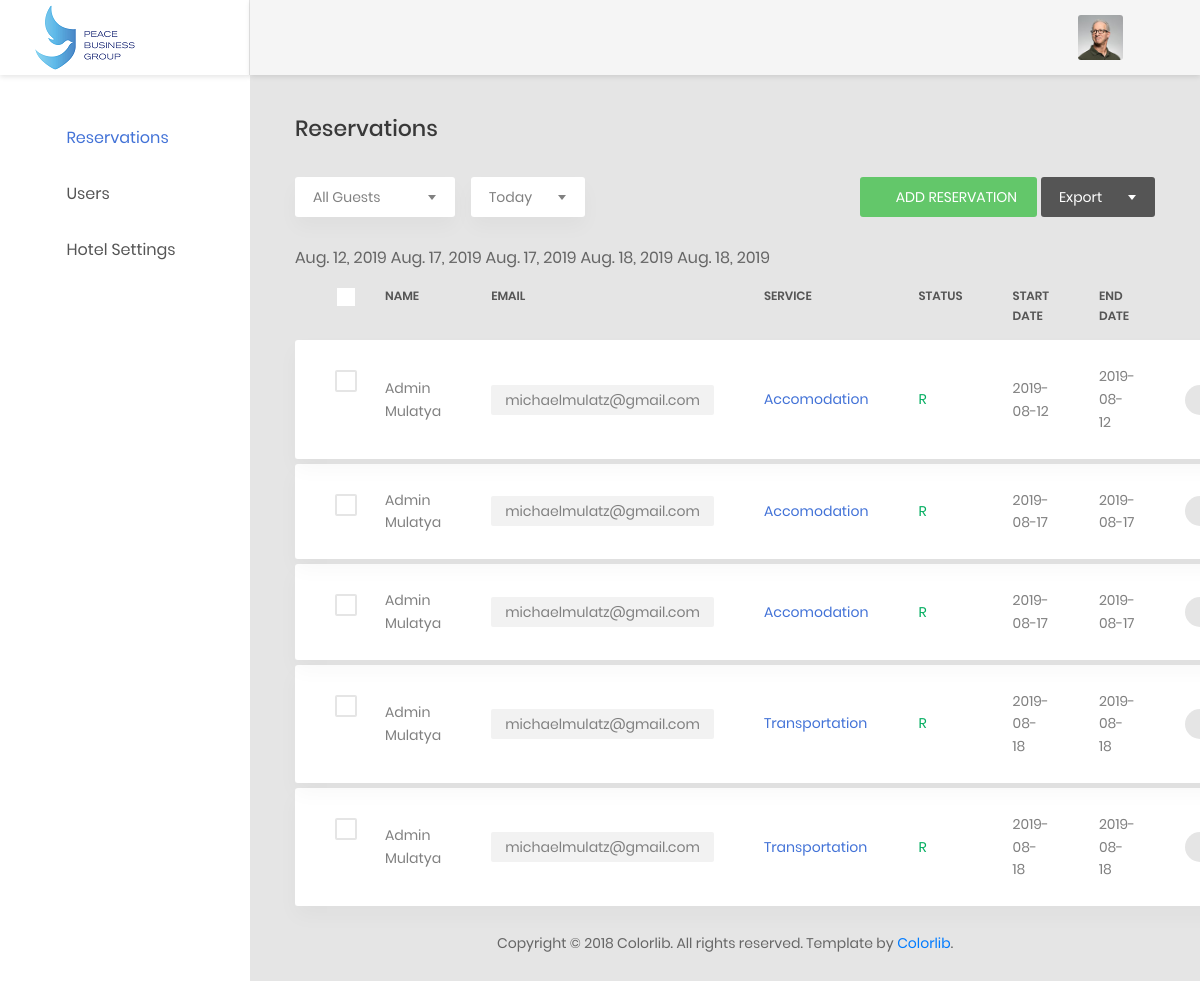
Page /reservations/admin/users/ on the committed database.
### reservations/models.py (models this page shows, shortened)
class Reservation(models.Model):
	status_options=[('R','Requested'),('A','Accepted'),('D','Denied')]
	status = models.CharField(choices=status_options,max_length=1)
	start_date = models.DateField()
	end_date = models.DateField()
	comments = models.TextField()
	class Meta:
		abstract = True

class AccomodationReservation(Reservation):
	made_by = models.ForeignKey(Pbguser,related_name='room_made_by',on_delete=models.PROTECT)
	guest_id = models.ForeignKey(Pbguser,related_name='room_guest_id',on_delete=models.PROTECT)
	def gettype(self):
		return "accomodation"

class Pbguser(models.Model):
	user = models.OneToOneField(
		User,
		default=None,
		null=True,
		on_delete=models.CASCADE)
	gender_choices = [('M','Male'),('F','Female')]
	gender = models.CharField(
		choices=gender_choices,
		max_length=1,
		default=None,
		null=True
		)
	phone_number = models.CharField(max_length=50)

class TransportReservation(Reservation):
	made_by = models.ForeignKey(Pbguser,related_name='transport_made_by',on_delete=models.PROTECT)
	guest_id = models.ForeignKey(Pbguser,related_name='transport_guest_id',on_delete=models.PROTECT)
	car_options = [('A','Armored'),('N','Normal')]
	car_type = models.CharField(choices=car_options,max_length=1,default='N')
	districts = ['']
	district = models.CharField(max_length=100,default='')
	location = models.CharField(max_length=200)
	purpose_of_visit = models.CharField(max_length=200)
	def gettype(self):
		return "transportation"

### reservations/views.py (the view)
# urls.py: re_path(r'^admin/(?P<category>[\w]*)/',views.admindashboard,name='admindashboard'),
def admindashboard(request,category):
	accomodation = AccomodationReservation.objects.all()
	transportation = TransportReservation.objects.all()
	security = SecurityReservation.objects.all()
	conference = ConferenceReservation.objects.all()
	if(category=='accomodation'):
		reservations = accomodation
	elif(category=='transportation'):
		reservations = transportation
	elif(category=='security'):
		reservations = security
	elif(category=='conference'):
		reservations = conference
	else:
		reservations = chain(accomodation,transportation)
		reservations = chain(reservations,security)
		reservations = chain(reservations,conference)
	return render(request,'reservations/admin/dashboard.html',{'reservations':reservations})

### reservations/templates/reservations/admin/dashboard.html (shortened to what this page needs)
{% load static %}
<!DOCTYPE html>
<html lang="en">
<head>
    <link href="{% static 'reservations/css/font-face.css' %}" rel="stylesheet" media="all">
    <link href="{% static 'reservations/vendor/font-awesome-4.7/css/font-awesome.min.css' %}" rel="stylesheet" media="all">
    <link href="{% static 'reservations/vendor/font-awesome-5/css/fontawesome-all.min.css' %}" rel="stylesheet" media="all">
    <link href="{% static 'reservations/vendor/mdi-font/css/material-design-iconic-font.min.css' %}" rel="stylesheet" media="all">
    <link href="{% static 'reservations/vendor/bootstrap/bootstrap.min.css' %}" rel="stylesheet" media="all">
    <link href="{% static 'reservations/vendor/animsition/animsition.min.css' %}" rel="stylesheet" media="all">
    <link href="{% static 'reservations/vendor/bootstrap-progressbar/bootstrap-progressbar-3.3.4.min.css' %}" rel="stylesheet" media="all">
    <link href="{% static 'reservations/vendor/wow/animate.css' %}" rel="stylesheet" media="all">
    <link href="{% static 'reservations/vendor/css-hamburgers/hamburgers.min.css' %}" rel="stylesheet" media="all">
    <link href="{% static 'reservations/vendor/slick/slick.css' %}" rel="stylesheet" media="all">
    <link href="{% static 'reservations/vendor/select2/select2.min.css' %}" rel="stylesheet" media="all">
    <link href="{% static 'reservations/vendor/perfect-scrollbar/perfect-scrollbar.css' %}" rel="stylesheet" media="all">
    <link href="{% static 'reservations/css/theme.css' %}" rel="stylesheet" media="all">
    <link href="{% static 'reservations/css/updates.css' %}" rel="stylesheet" media="all">
</head>
<body class="animsition">
    <div class="page-wrapper">
        <aside class="menu-sidebar d-none d-lg-block">
            <div class="logo">
                <a href="{% url 'reservations:index' %}">
                    <img src="{% static 'reservations/images/pbglogo.mini.png' %}" alt="PBG Admin" />
                </a>
            </div>
            <div class="menu-sidebar__content js-scrollbar1">
                <nav class="navbar-sidebar">
                    <ul class="list-unstyled navbar__list">
                        <li class="active has-sub">
                            <a class="js-arrow" href="#">
                                <i class="fas fa-tachometer-alt"></i>Reservations</a>
                        </li>
                        <li>
                            <a href="{% url 'reservations:users' %}">
                                <i class="fas fa-chart-bar"></i>Users</a>
                        </li>
                        <li>
                            <a href="chart.html">
                                <i class="fas fa-chart-bar"></i>Hotel Settings</a>
                        </li>
                    </ul>
                </nav>
            </div>
        </aside>
        <div class="page-container">
            <header class="header-desktop">
                <div class="section__content section__content--p30">
                    <div class="container-fluid">
                        <div class="header-wrap">
                            <div class="header-button">
                                <div class="account-wrap">
                                    <div class="account-item clearfix js-item-menu">
                                        <div class="image">
                                            <img src="{% static 'reservations/images/icon/avatar-01.jpg' %}" alt="John Doe" />
                                        </div>
                                        <div class="content">
                                            <a class="js-acc-btn" href="#">{{ user.get_full_name }}</a>
                                        </div>
                                    </div>
                                </div>
                            </div>
                        </div>
                    </div>
                </div>
            </header>
            <div class="main-content">
                <div class="section__content section__content--p30">
                    <div class="container-fluid">
                        <div class="row">
                            <div class="col-md-12">
                                <h3 class="title-5 m-b-35">reservations</h3>
                                <div class="table-data__tool">
                                    <div class="table-data__tool-left">
                                        <div class="rs-select2--light rs-select2--md">
                                        </div>
                                        <div class="rs-select2--light rs-select2--sm">
                                        </div>
                                    </div>
                                    <div class="table-data__tool-right">
                                        <a href="{% url 'reservations:index' %}" class="au-btn au-btn-icon au-btn--green au-btn--small">
                                            <i class="zmdi zmdi-plus"></i>add reservation</a>
                                        <div class="rs-select2--dark rs-select2--sm rs-select2--dark2">
                                        </div>
                                    </div>
                                </div>
                                <div class="table-responsive table-responsive-data2">
                                    <table class="table table-data2">
                                        <thead>
                                            <tr>
                                                <th>
                                                    <label class="au-checkbox">
                                                        <span class="au-checkmark"></span>
                                                    </label>
                                                </th>
                                                <th>name</th>
                                                <th>email</th>
                                                <th>service</th>
                                                <th>status</th>
                                                <th>start date</th>
                                                <th>end date</th>
                                                <th></th>
                                            </tr>
                                        </thead>
                                        <tbody>
                                            {% for res in reservations %}
                                                <tr class="tr-shadow">
                                                    <td>
                                                        <label class="au-checkbox">
                                                            <span class="au-checkmark"></span>
                                                        </label>
                                                    </td>
                                                    <td>{{ res.guest_id.user.get_full_name }}</td>
                                                    <td>
                                                        <span class="block-email">{{ res.guest_id.user.email }}</span>
                                                    </td>
                                                    <td class="desc">{{ res.gettype|title }}</td>
                                                    <td>
                                                        <span class="status--process">{{ res.status }}</span>
                                                    </td>
                                                    <td>
                                                        {{ res.start_date|date:"Y-m-d" }}
                                                    </td>
                                                    <td>{{ res.end_date|date:"Y-m-d" }}</td>
                                                    <td>
                                                        <div class="table-data-feature">
                                                            <button class="item" data-toggle="tooltip" data-placement="top" title="Send">
                                                                <i class="zmdi zmdi-mail-send"></i>
                                                            </button>
                                                        </div>
                                                    </td>
                                                </tr>
                                                <tr class="spacer"></tr>
                                            {% endfor %}
                                            </tbody>
                                    </table>
                                </div>
                            </div>
                        </div>
                        <div class="row">
                            <div class="col-md-12">
                                <div class="copyright">
                                    <p>Copyright © 2018 Colorlib. All rights reserved. Template by <a href="https://colorlib.com">Colorlib</a>.</p>
                                </div>
                            </div>
                        </div>
                    </div>
                </div>
            </div>
        </div>
    </div>
</body>
</html>

### reservations/static/reservations/css/updates.css (style rules this page uses)
.header-button { position: absolute; right: 5%; }
.menu-sidebar { width: 250px; }
.menu-sidebar .logo { background: #ffffff; }
.page-container { padding-left: 250px; }
.header-desktop { left: 250px; }

### rows in the picture
AccomodationReservation: guest_id.user.get_full_name "Admin Mulatya", guest_id.user.email "michaelmulatz@gmail.com", gettype "Accomodation", status "R", start_date "2019-08-12", end_date "2019-08-12"
AccomodationReservation: guest_id.user.get_full_name "Admin Mulatya", guest_id.user.email "michaelmulatz@gmail.com", gettype "Accomodation", status "R", start_date "2019-08-17", end_date "2019-08-17"
AccomodationReservation: guest_id.user.get_full_name "Admin Mulatya", guest_id.user.email "michaelmulatz@gmail.com", gettype "Accomodation", status "R", start_date "2019-08-17", end_date "2019-08-17"
TransportReservation: guest_id.user.get_full_name "Admin Mulatya", guest_id.user.email "michaelmulatz@gmail.com", gettype "Transportation", status "R", start_date "2019-08-18", end_date "2019-08-18"
TransportReservation: guest_id.user.get_full_name "Admin Mulatya", guest_id.user.email "michaelmulatz@gmail.com", gettype "Transportation", status "R", start_date "2019-08-18", end_date "2019-08-18"
